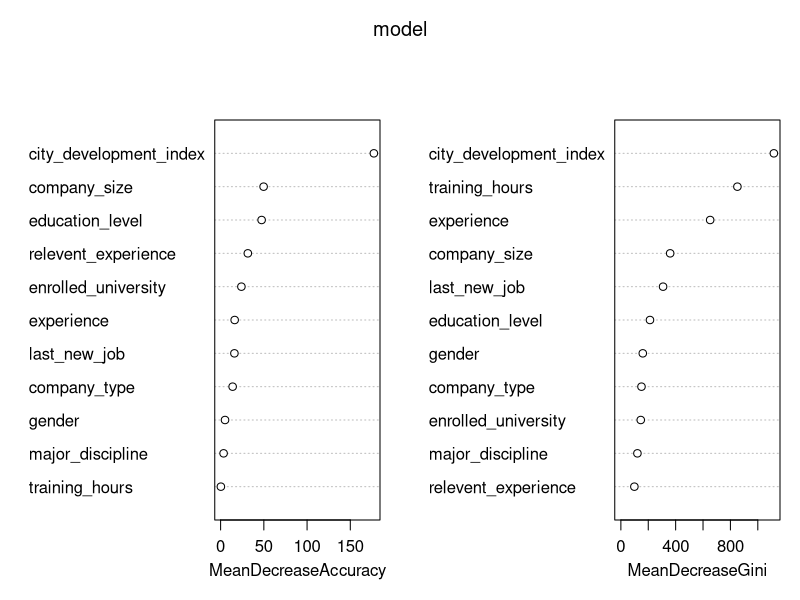
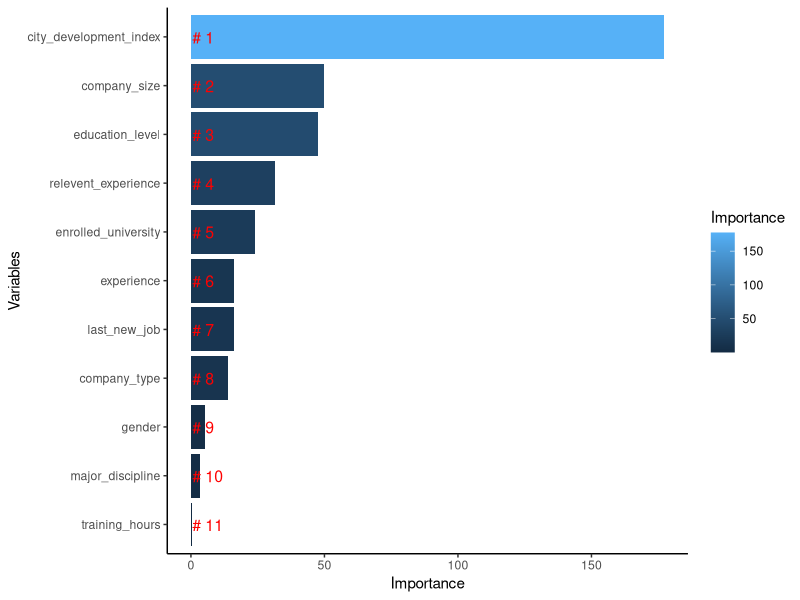

The R script that drew these images, in order:
data <- read.csv("cleaned_data_810_10_06.csv")
data$target <- factor(data$target)
#data$city <- factor(data$city)
data$gender <- factor(data$gender)
data$relevent_experience <- factor(data$relevent_experience)
data$enrolled_university <- factor(data$enrolled_university)
data$education_level <- factor(data$education_level)
data$major_discipline <- factor(data$major_discipline)
data$experience <- factor(data$experience)
data$company_size <- factor(data$company_size)
data$company_type <- factor(data$company_type)
data$last_new_job <- factor(data$last_new_job)
install.packages("randomForest")
install.packages("ggplot2")
install.packages("dplyr")

set.seed(123)
test_size <- floor(0.3*nrow(data))
sam <- sample(nrow(data), test_size, replace = FALSE)

train <- data[-sam, 1:12]
test <- data[sam, 1:12]

library(randomForest)
model <- randomForest(target~., data = train, importance = TRUE)
print(model)

pred <- predict(model, test[, 1:11])
table(test=test[, 12], predict = pred)
accuracy <- mean(test[, 12] == pred)
print(accuracy)

varImpPlot(model)

library(ggplot2)
library(dplyr)
importance <-  importance(model)
varImportance <-  data.frame(Variables = row.names(importance),
                           Importance =round(importance[, "MeanDecreaseAccuracy"],2))
rankImportance <- varImportance %>%
  mutate(Rank=paste('#',dense_rank(desc(Importance))))
                     
ggplot(rankImportance,aes(x=reorder(Variables,Importance),
                          y=Importance,fill=Importance)) + 
  geom_bar(stat='identity') + 
  geom_text(aes(x = Variables, y = 0.5, label = Rank),
            hjust=0, vjust=0.55, size = 4, colour = 'red') +
  labs(x = 'Variables') +
  coord_flip() + 
  theme_classic()


